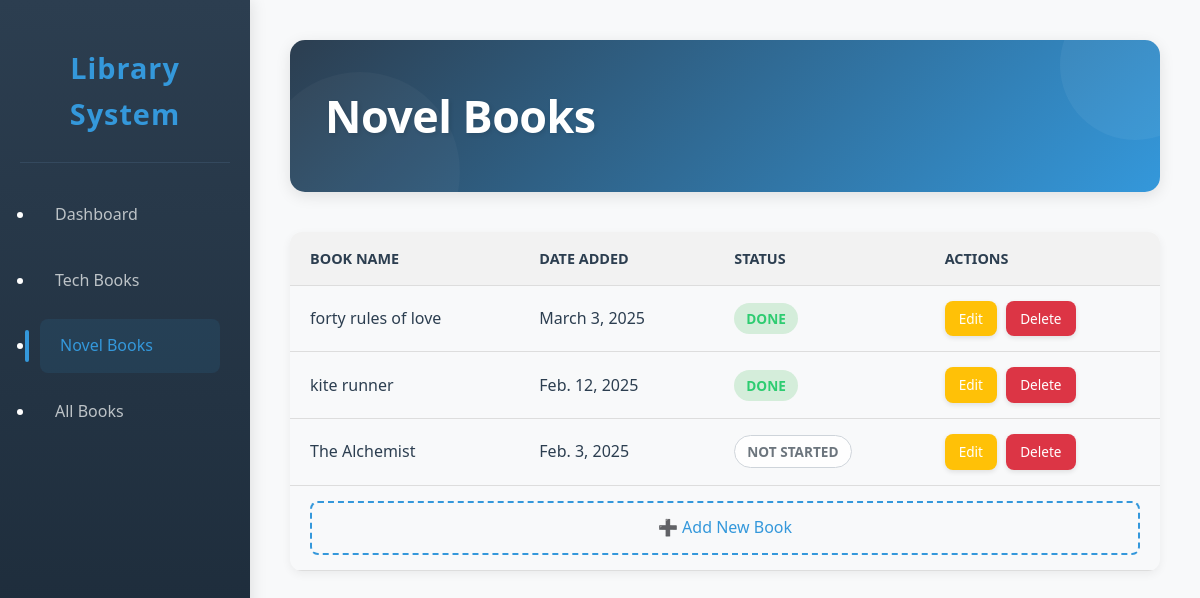
The app's page /novel/ with its own data.
### library/models.py (models this page shows, shortened)
class Book(models.Model):
    STATUS_CHOICES = [
        ('reading', 'Reading'),
        ('completed', 'Done'),
        ('not-started', 'Not Started'),
    ]
    BOOK_TYPE_CHOICES = [
        ('TECH', 'Tech Book'),
        ('NOVEL', 'Novel Book'),
    ]
    name = models.CharField(max_length=255)
    date_added = models.DateField()
    status = models.CharField(max_length=20, choices=STATUS_CHOICES, default='not-started')
    book_type = models.CharField(max_length=10, choices=BOOK_TYPE_CHOICES)

### library/views.py (the view)
# urls.py: path('novel/', views.novel_books, name='novel_books'),
def novel_books(request):
    books = Book.objects.filter(book_type='NOVEL')
    return render(request, 'novel_books.html', {'books': books})

### templates/novel_books.html (shortened to what this page needs)
{% load static %}
<!DOCTYPE html>
<html lang="en">
<head>
  <link rel="stylesheet" href="{% static 'style.css' %}">
</head>
<body>
  <nav class="sidebar">
    <div class="logo">
      <h2>Library System</h2>
    </div>
    <ul class="nav-links">
      <li><a href="{% url 'home' %}">Dashboard</a></li>
      <li><a href="{% url 'tech_books' %}">Tech Books</a></li>
      <li class="active"><a href="{% url 'novel_books' %}">Novel Books</a></li>
      <li><a href="{% url 'show_books' %}">All Books</a></li>
    </ul>
  </nav>
  <main class="main-content">
    <header class="top-bar">
      <h1>Novel Books</h1>
    </header>
    <div class="novel-book-table">
      <table>
        <thead>
          <tr>
            <th>Book Name</th>
            <th>Date Added</th>
            <th>Status</th>
            <th>Actions</th>
          </tr>
        </thead>
        <tbody>
          {% for book in books %}
          <tr>
            <td>{{ book.name }}</td>
            <td>{{ book.date_added }}</td>
            <td>
              <span class="status-badge {{ book.status }}">
                {{ book.get_status_display }}
              </span>
            </td>
            <td>
              <a href="{% url 'edit_book' book.id %}" class="btn-edit">Edit</a>
              <a href="{% url 'delete_book' book.id %}" class="btn-delete">Delete</a>
            </td>
          </tr>
          {% endfor %}
          <tr class="add-book-row">
            <td colspan="4" style="text-align: center;">
              <a href="{% url 'add_novel_book' %}" class="add-book-btn">➕ Add New Book</a>
            </td>
          </tr>
        </tbody>
      </table>
    </div>
  </main>
</body>
</html>

### static/style.css (style rules this page uses)
* { margin: 0; padding: 0; box-sizing: border-box; }
body { font-family: 'Segoe UI', Tahoma, Geneva, Verdana, sans-serif; background-color: #f8f9fa; display: flex; min-height: 100vh; color: #2c3e50; line-height: 1.6; }
.sidebar { width: 250px; background: linear-gradient(180deg, #2c3e50, #1a2836); color: white; padding: 20px; position: fixed; height: 100vh; box-shadow: 2px 0 15px rgba(0,0,0,0.1); }
.logo { padding: 25px 0; text-align: center; border-bottom: 1px solid #34495e; margin-bottom: 25px; }
.logo h2 { color: #3498db; font-weight: 700; font-size: 1.8rem; letter-spacing: 1px; }
.nav-links { padding: 0 15px; }
.nav-links li { margin-bottom: 12px; position: relative; }
.nav-links a { color: #bdc3c7; text-decoration: none; padding: 14px 20px; display: block; border-radius: 8px; transition: all 0.3s cubic-bezier(0.4, 0, 0.2, 1); font-weight: 500; font-size: 1rem; }
.nav-links li.active a, .nav-links a:hover { background: rgba(52, 152, 219, 0.1); color: #3498db; transform: translateX(5px); }
.nav-links li.active a::before { content: ''; position: absolute; left: -15px; top: 50%; transform: translateY(-50%); width: 4px; height: 60%; background: #3498db; border-radius: 2px; }
.main-content { flex: 1; margin-left: 250px; padding: 40px; background-color: #f8f9fa; }
.top-bar { background: linear-gradient(135deg, #2c3e50, #3498db); padding: 40px 35px; border-radius: 15px; box-shadow: 0 4px 15px rgba(0,0,0,0.1); margin-bottom: 40px; color: white; position: relative; overflow: hidden; }
.top-bar::before { content: ''; position: absolute; top: -50px; right: -50px; width: 150px; height: 150px; background: rgba(255,255,255,0.05); border-radius: 50%; }
.top-bar::after { content: ''; position: absolute; bottom: -80px; left: -30px; width: 200px; height: 200px; background: rgba(255,255,255,0.03); border-radius: 50%; }
.top-bar h1 { font-size: 2.8rem; font-weight: 700; text-shadow: 2px 2px 4px rgba(0,0,0,0.1); letter-spacing: -0.5px; position: relative; z-index: 1; }
.status-badge { padding: 6px 12px; border-radius: 18px; font-size: 0.85rem; font-weight: 600; text-transform: uppercase; }
.status-badge.completed { background-color: #d4edda; color: #2ecc71; }
.status-badge.not-started { background-color: #fefefe; color: #6c757d; border: 1px solid #ced4da; }
.btn-edit { background-color: #ffc107; color: #2c3e50; }
.btn-delete { background-color: #dc3545; }
.novel-book-table .add-book-row .add-book-btn { display: inline-block; padding: 12px 15px; text-decoration: none; color: #3498db; border: 2px dashed #3498db; border-radius: 8px; text-align: center; width: 100%; transition: background-color 0.3s ease; font-weight: 500; }
.novel-book-table table { width: 100%; border-collapse: collapse; margin-top: 30px; box-shadow: 0 3px 10px rgba(0,0,0,0.06); border-radius: 12px; overflow: hidden; }
.novel-book-table th, .novel-book-table td { padding: 15px 20px; text-align: left; border-bottom: 1px solid #ddd; }
.novel-book-table th { background-color: #f2f2f2; color: #2c3e50; font-weight: 600; text-transform: uppercase; font-size: 0.9rem; }
.novel-book-table .btn-status, .novel-book-table .btn-edit, .novel-book-table .btn-delete { padding: 7px 14px; text-decoration: none; border-radius: 8px; font-size: 0.85em; margin-right: 5px; display: inline-block; color: #fff; box-shadow: 0 2px 5px rgba(0,0,0,0.1); }

### records on screen
Book: name "forty rules of love", date_added "March 3, 2025", status "DONE"
Book: name "kite runner", date_added "Feb. 12, 2025", status "DONE"
Book: name "The Alchemist", date_added "Feb. 3, 2025", status "NOT STARTED"
